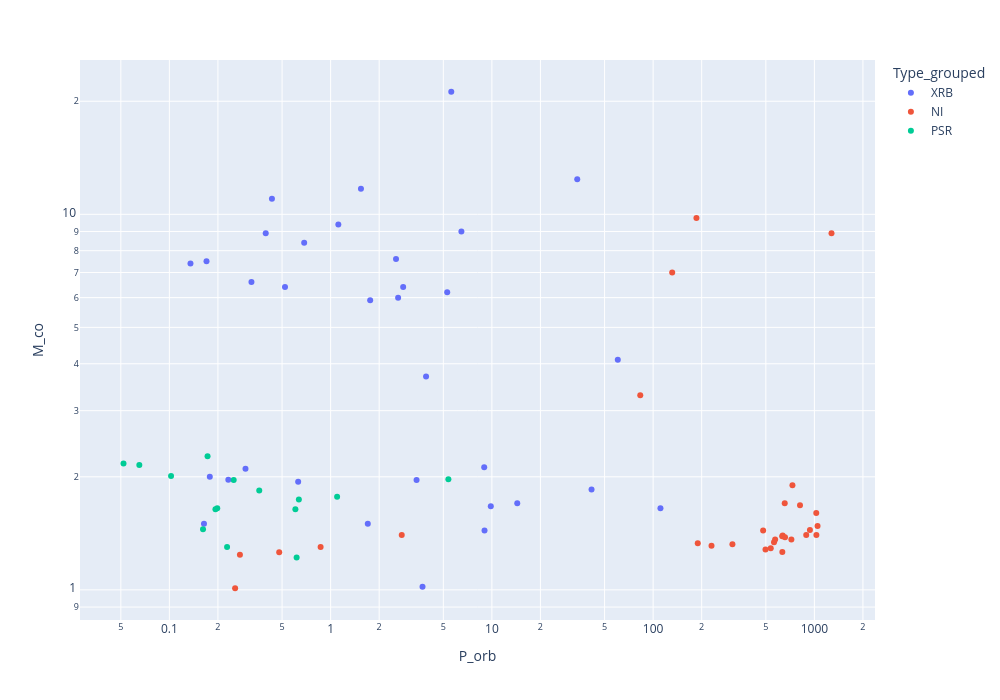

Notebook code cell kept with this figure:
### Code cell
import plotly.express as px

fig = px.scatter(df_combined_filtered, x="P_orb", y="m_co", color="Type_grouped", 
                 hover_data={"m_co": True, "P_orb": True, "Type_grouped": True, "vpec": True}, hover_name="Name")

# Update xaxis properties
fig.update_xaxes(type="log", title_text="P_orb")

# Update yaxis properties
fig.update_yaxes(type="log", title_text=r"M_co")

# Update layout
fig.update_layout(
    height=700,
    width=1000,
    showlegend=True
)

fig.show()

### Figure 1 — Plotly figure (JSON) as saved in the notebook; plotly's stock layout.template omitted (floating-point values rounded to 4 significant figures)
{"data": [{"customdata": [["XRB", 253.7], ["XRB", 38.15], ["XRB", 418.7], ["XRB", 164.0], ["XRB", 125.5], ["XRB", 155.3], ["XRB", 259.7], ["XRB", 171.3], ["XRB", 43.66], ["XRB", 142.9], ["XRB", 118.6], ["XRB", 352.0], ["XRB", 99.04], ["XRB", 79.12], ["XRB", 161.8], ["XRB", 31.83], ["XRB", 165.8], ["XRB", 221.2], ["XRB", 110.4], ["XRB", 72.38], ["XRB", 58.13], ["XRB", 45.27], ["XRB", 22.27], ["XRB", 91.8], ["XRB", 25.81], ["XRB", 24.26], ["XRB", 44.86], ["XRB", 58.98], ["XRB", 56.47], ["XRB", 58.01], ["XRB", 77.45], ["XRB", 71.31], ["XRB", 88.24]], "hovertemplate": "<b>%{hovertext}</b><br><br>Type_grouped=%{customdata[0]}<br>P_orb=%{x}<br>m_co=%{y}<br>vpec=%{customdata[1]}<extra></extra>", "hovertext": ["2A 1822-371", "2S 0921-630", "Cen X-4", "Cyg X-2", "Her X-1", "4U 1254-69", "MXB 1659-298", "XTE J1814-338", "A 0620-00", "XTE J1118+480", "GRS 1124-684", "BW Cir", "4U 1543-475", "XTE J1550-564", "GRO 1655-40", "GRS 1915+105", "GX 339-4", "H 1705-250", "Swift J1753.5-0127", "MAXI J1820+070", "MAXI J1305-704", "V404 Cyg", "Cyg X-1", "V4641 Sgr", "MWC 656", "HD 96670", "1A 0535+262", "Vela X-1", "1E 1145.1-6141", "GX 301-2", "4U 1538-52", "4U 1700-37", "LS 5039"], "legendgroup": "XRB", "marker": {"color": "#636efa", "symbol": "circle"}, "mode": "markers", "name": "XRB", "orientation": "v", "showlegend": true, "x": [0.2321, 9.003, 0.6291, 9.845, 1.7, 0.1639, 0.2965, 0.1781, 0.3229, 0.1699, 0.4326, 2.544, 1.116, 1.542, 2.622, 33.83, 1.759, 0.5212, 0.1352, 0.6855, 0.3958, 6.471, 5.6, 2.817, 60.37, 5.284, 111.0, 8.963, 14.37, 41.5, 3.714, 3.412, 3.906], "xaxis": "x", "y": [1.965, 1.44, 1.94, 1.67, 1.5, 1.5, 2.1, 2.0, 6.6, 7.5, 11.0, 7.6, 9.4, 11.7, 6.0, 12.4, 5.9, 6.4, 7.4, 8.4, 8.9, 9.0, 21.2, 6.4, 4.1, 6.2, 1.65, 2.12, 1.7, 1.85, 1.02, 1.96, 3.7], "yaxis": "y", "type": "scatter"}, {"customdata": [["NI", 76.38], ["NI", 25.19], ["NI", 24.84], ["NI", 10.76], ["NI", 36.11], ["NI", 13.84], ["NI", 17.02], ["NI", 47.86], ["NI", 29.5], ["NI", 21.85], ["NI", 32.45], ["NI", 37.23], ["NI", 40.81], ["NI", 94.44], ["NI", 394.9], ["NI", 75.1], ["NI", 97.1], ["NI", 39.9], ["NI", 112.5], ["NI", 65.05], ["NI", 57.69], ["NI", 440.9], ["NI", 56.31], ["NI", 389.2], ["NI", 81.64], ["NI", 41.17], ["NI", 73.07], ["NI", 80.2], ["NI", 26.78], ["NI", 63.68]], "hovertemplate": "<b>%{hovertext}</b><br><br>Type_grouped=%{customdata[0]}<br>P_orb=%{x}<br>m_co=%{y}<br>vpec=%{customdata[1]}<extra></extra>", "hovertext": ["Gaia BH1", "Gaia BH2", "J05215658", "AS 386", "J125556.57", "J15274848", "J06163552", "J235456.76", "J112306.9", null, null, null, null, null, null, null, null, null, null, null, null, null, null, null, null, null, null, null, null, null], "legendgroup": "NI", "marker": {"color": "#EF553B", "symbol": "circle"}, "mode": "markers", "name": "NI", "orientation": "v", "showlegend": true, "x": [185.6, 1277.0, 83.2, 131.3, 2.761, 0.2557, 0.8666, 0.4799, 0.2738, 189.1, 230.2, 310.2, 480.9, 497.6, 536.1, 561.8, 570.9, 631.8, 632.8, 636.1, 654.6, 657.4, 719.8, 730.9, 814.2, 889.8, 938.3, 1027.0, 1029.0, 1046.0], "xaxis": "x", "y": [9.78, 8.9, 3.3, 7.0, 1.4, 1.01, 1.3, 1.26, 1.24, 1.33, 1.31, 1.323, 1.44, 1.28, 1.291, 1.34, 1.362, 1.39, 1.261, 1.396, 1.7, 1.38, 1.362, 1.898, 1.68, 1.4, 1.443, 1.603, 1.401, 1.48], "yaxis": "y", "type": "scatter"}, {"customdata": [["PSR", 62.34], ["PSR", 84.17], ["PSR", 131.1], ["PSR", 157.7], ["PSR", 120.9], ["PSR", 108.6], ["PSR", 98.54], ["PSR", 144.4], ["PSR", 177.5], ["PSR", 110.4], ["PSR", 165.3], ["PSR", 113.5], ["PSR", 201.3], ["PSR", 117.8], ["PSR", 64.07]], "hovertemplate": "<b>%{hovertext}</b><br><br>Type_grouped=%{customdata[0]}<br>P_orb=%{x}<br>m_co=%{y}<br>vpec=%{customdata[1]}<extra></extra>", "hovertext": ["PSR J0348+0432", "PSR J1012+5307", "PSR J1023+0038", "PSR J1048+2339", "PSR J1306-4035", "PSR J1311-3430", "PSR J1417-4402", "PSR J1622-0315", "PSR J1653-0158", "PSR J1723-2837", "PSR J1816+4510", "PSR J2039-5617", "PSR J2129-0429", "PSR J2215+5135", "PSR J2339-0533"], "legendgroup": "PSR", "marker": {"color": "#00cc96", "symbol": "circle"}, "mode": "markers", "name": "PSR", "orientation": "v", "showlegend": true, "x": [0.1024, 0.6047, 0.1981, 0.2505, 1.097, 0.06512, 5.374, 0.1617, 0.05194, 0.6154, 0.3609, 0.228, 0.6352, 0.1725, 0.1931], "xaxis": "x", "y": [2.01, 1.64, 1.65, 1.96, 1.77, 2.15, 1.97, 1.45, 2.17, 1.22, 1.84, 1.3, 1.74, 2.27, 1.64], "yaxis": "y", "type": "scatter"}], "layout": {"xaxis": {"anchor": "y", "domain": [0.0, 1.0], "title": {"text": "P_orb"}, "type": "log"}, "yaxis": {"anchor": "x", "domain": [0.0, 1.0], "title": {"text": "M_co"}, "type": "log"}, "legend": {"title": {"text": "Type_grouped"}, "tracegroupgap": 0}, "margin": {"t": 60}, "height": 700, "width": 1000, "showlegend": true}}
